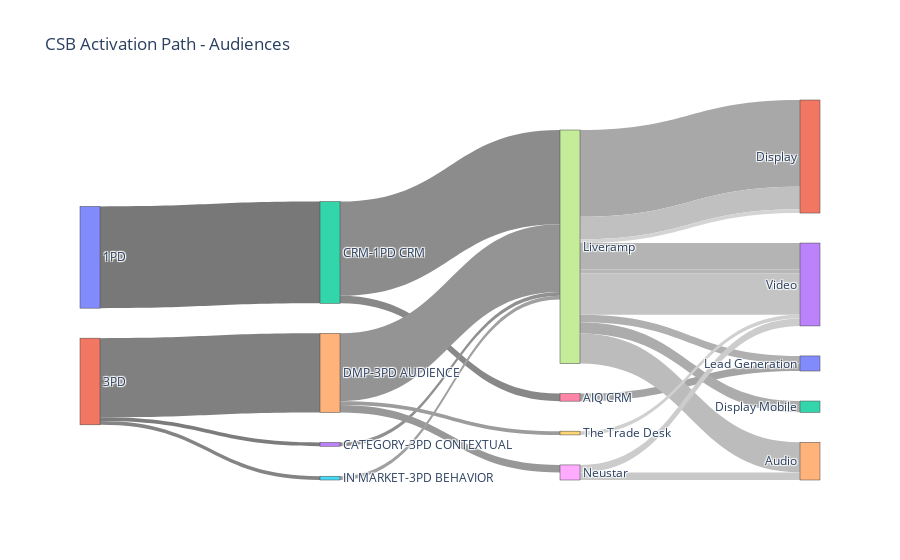

Notebook cell for this chart:
### Markdown cell above
<h2>Activation Paths (Type | Type Name | Source | Vehicle)</h2>

### Code cell
print('Segment ID may not be unique as it can be activated in more than one Vehicle')
activation_sankey_plot(csb_df, 'Segment ID', True, 'CSB Activation Path - Audiences')
activation_sankey_plot(csb_df, 'Spend', True, 'CSB Activation Path - Spend')
activation_sankey_plot(csb_df, 'Net Rev', True, 'CSB Activation Path - Revenue')

print('Segment ID may not be unique as it can be activated in more than one Vehicle')
activation_sankey_plot(b2b_df, 'Segment ID', True, 'B2B Activation Path - Audiences')
activation_sankey_plot(b2b_df, 'Spend', True,'B2B Activation Path - Spend')
activation_sankey_plot(b2b_df, 'Net Rev', True,'B2B Activation Path - Revenue')

### Figure 1 — Plotly figure (JSON) as saved in the notebook; plotly's stock layout.template omitted (floating-point values rounded to 4 significant figures)
{"data": [{"arrangement": "snap", "link": {"color": ["#787878", "#7C7C7C", "#808080", "#848484", "#888888", "#8C8C8C", "#909090", "#949494", "#989898", "#9C9C9C", "#A0A0A0", "#A4A4A4", "#A8A8A8", "#ACACAC", "#B0B0B0", "#B4B4B4", "#B8B8B8", "#BCBCBC", "#C0C0C0", "#C4C4C4", "#C8C8C8", "#CCCCCC", "#D0D0D0", "#D4D4D4"], "source": [0, 1, 1, 1, 2, 2, 3, 4, 4, 4, 5, 6, 7, 7, 7, 7, 7, 7, 7, 7, 8, 8, 9, 7], "target": [2, 3, 4, 5, 6, 7, 7, 7, 8, 9, 7, 10, 11, 12, 10, 13, 13, 14, 11, 13, 14, 13, 13, 11], "value": [27, 1, 21, 1, 2, 25, 1, 18, 2, 1, 1, 2, 23, 3, 2, 7, 1, 8, 6, 11, 2, 2, 1, 1]}, "node": {"label": ["1PD", "3PD", "CRM-1PD CRM", "CATEGORY-3PD CONTEXTUAL", "DMP-3PD AUDIENCE", "IN MARKET-3PD BEHAVIOR", "AIQ CRM", "Liveramp", "Neustar", "The Trade Desk", "Lead Generation", "Display", "Display Mobile", "Video", "Audio"], "pad": 30, "thickness": 20}, "type": "sankey"}], "layout": {"title": {"text": "CSB Activation Path - Audiences"}}}
